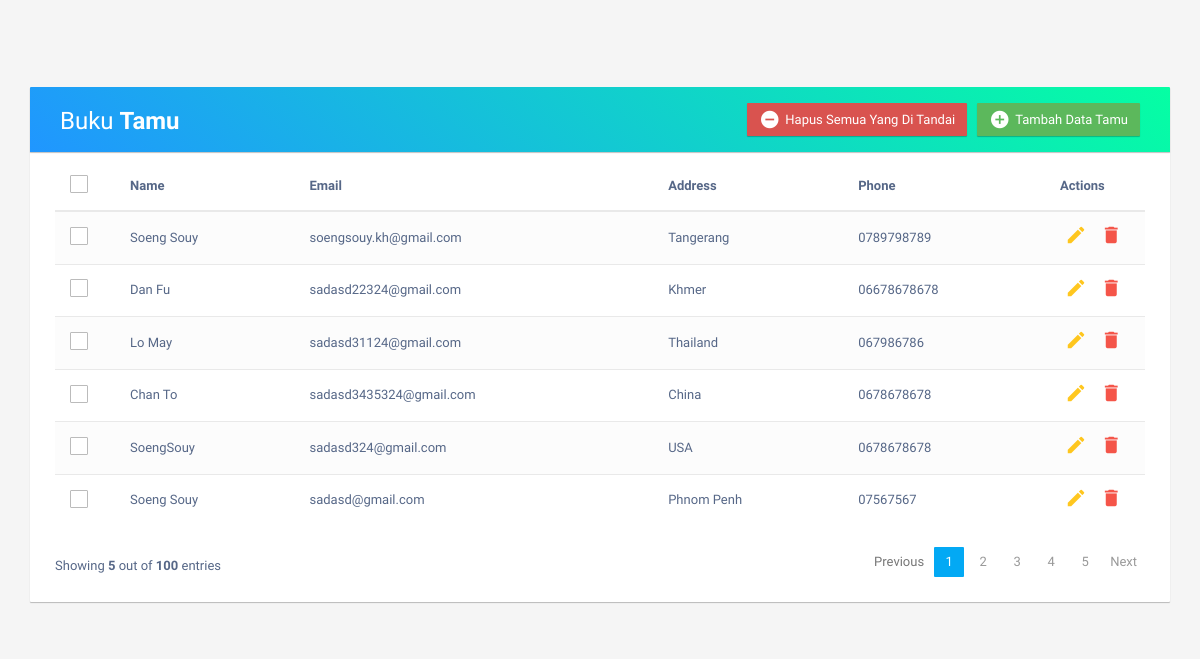
The page / on the database its author committed.
### tables this page shows
CREATE TABLE `users` (
  `id` int(11) NOT NULL,
  `username` varchar(64) NOT NULL,
  `useremail` varchar(128) NOT NULL,
  `address` varchar(150) NOT NULL,
  `userphone` varchar(24) NOT NULL,
  `dt` timestamp NOT NULL DEFAULT current_timestamp()
);

### index.php (the view, shortened to what this page needs)
<?php
	include 'connect_db.php';
	$result = mysqli_query($conn,"SELECT * FROM users");
?>
<!DOCTYPE html>
<html lang="en">
<head>
<link rel="stylesheet" href="https://maxcdn.bootstrapcdn.com/font-awesome/4.7.0/css/font-awesome.min.css">
<link rel="stylesheet" href="https://maxcdn.bootstrapcdn.com/bootstrap/3.3.7/css/bootstrap.min.css">
<link rel="stylesheet" href="styles.css">
</head>
<body>
	<br>
	<br>
    <div class="container">
        <div class="table-wrapper">
            <div class="table-title">
                <div class="row">
                    <div class="col-sm-6">
						<h2>Buku <b>Tamu</b></h2>
					</div>
					<div class="col-sm-6">
						<a href="#addEmployeeModal" class="btn btn-success" data-toggle="modal"><i class="material-icons">&#xE147;</i> <span>Tambah Data Tamu</span></a>
						<a href="#deleteEmployeeModal" class="btn btn-danger" data-toggle="modal"><i class="material-icons">&#xE15C;</i> <span>Hapus Semua Yang Di Tandai</span></a>
					</div>
                </div>
			</div>
            <table class="table table-striped table-hover">
                <thead>
                    <tr>
						<th>
							<span class="custom-checkbox">
								<label for="selectAll"></label>
							</span>
						</th>
                        <th>Name</th>
                        <th>Email</th>
						<th>Address</th>
                        <th>Phone</th>
                        <th>Actions</th>
                    </tr>
                </thead>
                <tbody>
				<?php
                while($row = mysqli_fetch_array($result))
                {
                ?>
		<tr>
                    <td>
							<span class="custom-checkbox">
								<label for="checkbox1"></label>
							</span>
						</td>
						<td><?php echo $row["username"]; ?></td>
						<td><?php echo $row["useremail"]; ?></td>
						<td><?php echo $row["address"]; ?></td>
						<td><?php echo $row["userphone"]; ?></td>
						<td>
							<a href="#editEmployeeModal" class="edit" data-toggle="modal"><i class="material-icons" data-toggle="tooltip" title="Edit">&#xE254;</i></a>
							<a href="#deleteEmployeeModal" class="delete" data-toggle="modal"><i class="material-icons" data-toggle="tooltip" title="Delete">&#xE872;</i></a>
						</td>
					</tr>
                <?php
                    }
                ?>
                </tbody>
            </table>
			<div class="clearfix">
                <div class="hint-text">Showing <b>5</b> out of <b>100</b> entries</div>
                <ul class="pagination">
                    <li class="page-item disabled"><a href="#">Previous</a></li>
                    <li class="page-item active"><a href="index.php" class="page-link">1</a></li>
                    <li class="page-item"><a href="#" class="page-link">2</a></li>
                    <li class="page-item"><a href="#" class="page-link">3</a></li>
                    <li class="page-item"><a href="#" class="page-link">4</a></li>
                    <li class="page-item"><a href="#" class="page-link">5</a></li>
                    <li class="page-item"><a href="#" class="page-link">Next</a></li>
                </ul>
            </div>
        </div>
    </div>
</body>
</html>

### styles.css (style rules this page uses)
body { color: #566787; background: #f5f5f5; font-family: 'Varela Round', sans-serif; font-size: 13px; }
.table-wrapper { background: #fff; padding: 20px 25px; margin: 30px 0; border-radius:1px; box-shadow: 0 1px 1px rgba(0, 0, 0, 0.247); }
.table-title { padding-bottom: 15px; background: linear-gradient(40deg, #2096ff, #05ffa3) !important; color: #fff; padding: 16px 30px; margin: -20px -25px 10px; border-radius: 1px 1px 0 0; box-shadow: 0 1px 1px rgba(0, 0, 0, 0.247); }
.table-title h2 { margin: 5px 0 0; font-size: 24px; }
.table-title .btn { color: #fff; float: right; font-size: 13px; border: none; min-width: 50px; border-radius: 1px; border: none; outline: none !important; margin-left: 10px; box-shadow: 0 1px 1px rgba(0, 0, 0, 0.247); }
.table-title .btn i { float: left; font-size: 21px; margin-right: 5px; }
.table-title .btn span { float: left; margin-top: 2px; }
table.table tr th, table.table tr td { border-color: #e9e9e9; padding: 12px 15px; vertical-align: middle; }
table.table tr th:first-child { width: 60px; }
table.table tr th:last-child { width: 100px; }
table.table-striped tbody tr:nth-of-type(odd) { background-color: #fcfcfc; }
table.table td:last-child i { opacity: 0.9; font-size: 22px; margin: 0 5px; }
table.table td a { font-weight: bold; color: #566787; display: inline-block; text-decoration: none; outline: none !important; }
table.table td a.edit { color: #FFC107; }
table.table td a.delete { color: #F44336; }
table.table td i { font-size: 19px; }
.pagination { float: right; margin: 0 0 5px; }
.pagination li a { border: none; font-size: 13px; min-width: 30px; min-height: 30px; color: #999; margin: 0 2px; line-height: 30px; border-radius: 1px !important; text-align: center; padding: 0 6px; }
.pagination li.active a, .pagination li.active a.page-link { background: #03A9F4; }
.hint-text { float: left; margin-top: 10px; font-size: 13px; }
.custom-checkbox { position: relative; }
.custom-checkbox label:before { width: 18px; height: 18px; }
.custom-checkbox label:before { content: ''; margin-right: 10px; display: inline-block; vertical-align: text-top; background: white; border: 1px solid #bbb; border-radius: 1px; box-sizing: border-box; z-index: 2; }

### rows shown on the page
users: username "Soeng Souy", useremail "soengsouy.kh@gmail.com", address "Tangerang", userphone "0789798789"
users: username "Dan Fu", useremail "sadasd22324@gmail.com", address "Khmer", userphone "06678678678"
users: username "Lo May", useremail "sadasd31124@gmail.com", address "Thailand", userphone "067986786"
users: username "Chan To", useremail "sadasd3435324@gmail.com", address "China", userphone "0678678678"
users: username "SoengSouy", useremail "sadasd324@gmail.com", address "USA", userphone "0678678678"
users: username "Soeng Souy", useremail "sadasd@gmail.com", address "Phnom Penh", userphone "07567567"
